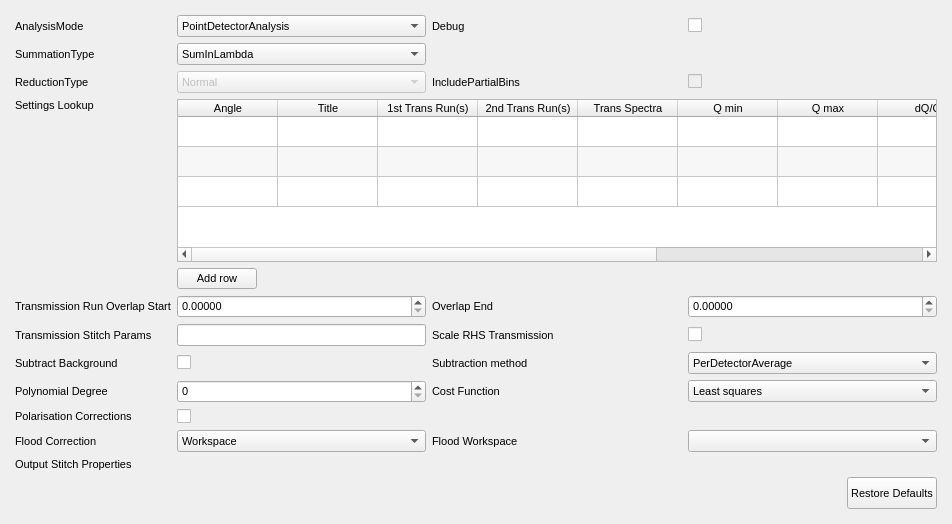
<?xml version="1.0" encoding="UTF-8"?>
<ui version="4.0">
 <class>ExperimentWidget</class>
 <widget class="QWidget" name="ExperimentWidget">
  <property name="geometry">
   <rect>
    <x>0</x>
    <y>0</y>
    <width>952</width>
    <height>524</height>
   </rect>
  </property>
  <property name="baseSize">
   <size>
    <width>0</width>
    <height>0</height>
   </size>
  </property>
  <property name="font">
   <font>
    <pointsize>8</pointsize>
    <weight>50</weight>
    <bold>false</bold>
   </font>
  </property>
  <property name="windowTitle">
   <string>Settings Tab</string>
  </property>
  <layout class="QHBoxLayout" name="horizontalLayout" stretch="0">
   <property name="leftMargin">
    <number>5</number>
   </property>
   <property name="topMargin">
    <number>5</number>
   </property>
   <property name="rightMargin">
    <number>5</number>
   </property>
   <property name="bottomMargin">
    <number>5</number>
   </property>
   <item>
    <layout class="QGridLayout" name="expSettingsGrid" rowstretch="0,0,0,0,0,0,0,0,0,0,0,0,0,0,0,0,0" columnstretch="0,0,0,0">
     <property name="leftMargin">
      <number>10</number>
     </property>
     <property name="topMargin">
      <number>10</number>
     </property>
     <property name="rightMargin">
      <number>10</number>
     </property>
     <property name="bottomMargin">
      <number>10</number>
     </property>
     <item row="2" column="1">
      <widget class="QComboBox" name="summationTypeComboBox">
       <property name="sizePolicy">
        <sizepolicy hsizetype="Minimum" vsizetype="Fixed">
         <horstretch>0</horstretch>
         <verstretch>0</verstretch>
        </sizepolicy>
       </property>
       <item>
        <property name="text">
         <string>SumInLambda</string>
        </property>
       </item>
       <item>
        <property name="text">
         <string>SumInQ</string>
        </property>
       </item>
      </widget>
     </item>
     <item row="9" column="3">
      <widget class="QCheckBox" name="transScaleRHSCheckBox">
       <property name="minimumSize">
        <size>
         <width>50</width>
         <height>0</height>
        </size>
       </property>
       <property name="text">
        <string/>
       </property>
      </widget>
     </item>
     <item row="9" column="0">
      <widget class="QLabel" name="transmissionStitchParamsLabel">
       <property name="minimumSize">
        <size>
         <width>117</width>
         <height>0</height>
        </size>
       </property>
       <property name="text">
        <string>Transmission Stitch Params</string>
       </property>
      </widget>
     </item>
     <item row="12" column="1">
      <widget class="QCheckBox" name="polCorrCheckBox">
       <property name="text">
        <string/>
       </property>
      </widget>
     </item>
     <item row="4" column="1" rowspan="3" colspan="3">
      <widget class="QTableWidget" name="optionsTable">
       <property name="sizePolicy">
        <sizepolicy hsizetype="MinimumExpanding" vsizetype="Expanding">
         <horstretch>0</horstretch>
         <verstretch>0</verstretch>
        </sizepolicy>
       </property>
       <property name="minimumSize">
        <size>
         <width>600</width>
         <height>0</height>
        </size>
       </property>
       <property name="toolTip">
        <string>Specify options based on the run angle and sample title. Leave the angle and title empty to specify defaults for all runs.</string>
       </property>
       <property name="whatsThis">
        <string>This table allows you to specify default values for runs that do not have values specified on the Runs tab. You can specify these on a per-angle and per-sample title basis, where the angle from the Runs table will be looked up in the this table and those options will be used where a match is found. You may also leave the angle blank in this table to specify the default options that should be used for all runs.</string>
       </property>
       <property name="alternatingRowColors">
        <bool>true</bool>
       </property>
       <property name="sortingEnabled">
        <bool>true</bool>
       </property>
       <property name="rowCount">
        <number>3</number>
       </property>
       <property name="columnCount">
        <number>11</number>
       </property>
       <attribute name="horizontalHeaderVisible">
        <bool>true</bool>
       </attribute>
       <attribute name="horizontalHeaderMinimumSectionSize">
        <number>40</number>
       </attribute>
       <attribute name="horizontalHeaderStretchLastSection">
        <bool>true</bool>
       </attribute>
       <attribute name="verticalHeaderVisible">
        <bool>false</bool>
       </attribute>
       <row>
        <property name="text">
         <string>New Row</string>
        </property>
       </row>
       <row>
        <property name="text">
         <string>New Row</string>
        </property>
       </row>
       <row>
        <property name="text">
         <string>New Row</string>
        </property>
       </row>
       <column>
        <property name="text">
         <string>Angle</string>
        </property>
        <property name="toolTip">
         <string/>
        </property>
       </column>
       <column>
        <property name="text">
         <string>Title</string>
        </property>
       </column>
       <column>
        <property name="text">
         <string>1st Trans Run(s)</string>
        </property>
       </column>
       <column>
        <property name="text">
         <string>2nd Trans Run(s)</string>
        </property>
       </column>
       <column>
        <property name="text">
         <string>Trans Spectra</string>
        </property>
       </column>
       <column>
        <property name="text">
         <string>Q min</string>
        </property>
       </column>
       <column>
        <property name="text">
         <string>Q max</string>
        </property>
       </column>
       <column>
        <property name="text">
         <string>dQ/Q</string>
        </property>
       </column>
       <column>
        <property name="text">
         <string>Scale</string>
        </property>
       </column>
       <column>
        <property name="text">
         <string>ROI</string>
        </property>
       </column>
       <column>
        <property name="text">
         <string>Background</string>
        </property>
       </column>
      </widget>
     </item>
     <item row="8" column="2">
      <widget class="QLabel" name="endOverlapLabel">
       <property name="minimumSize">
        <size>
         <width>117</width>
         <height>0</height>
        </size>
       </property>
       <property name="text">
        <string>Overlap End</string>
       </property>
      </widget>
     </item>
     <item row="1" column="3">
      <widget class="QCheckBox" name="debugCheckBox">
       <property name="minimumSize">
        <size>
         <width>50</width>
         <height>0</height>
        </size>
       </property>
       <property name="text">
        <string/>
       </property>
      </widget>
     </item>
     <item row="12" column="0">
      <widget class="QLabel" name="polCorrLabel">
       <property name="minimumSize">
        <size>
         <width>117</width>
         <height>0</height>
        </size>
       </property>
       <property name="text">
        <string>Polarisation Corrections</string>
       </property>
      </widget>
     </item>
     <item row="8" column="1">
      <widget class="QDoubleSpinBox" name="startOverlapEdit">
       <property name="decimals">
        <number>5</number>
       </property>
       <property name="maximum">
        <double>100000.000000000000000</double>
       </property>
      </widget>
     </item>
     <item row="3" column="0">
      <widget class="QLabel" name="reductionTypeLabel">
       <property name="minimumSize">
        <size>
         <width>117</width>
         <height>0</height>
        </size>
       </property>
       <property name="text">
        <string>ReductionType</string>
       </property>
      </widget>
     </item>
     <item row="13" column="0">
      <widget class="QLabel" name="floodCorLabel">
       <property name="minimumSize">
        <size>
         <width>117</width>
         <height>0</height>
        </size>
       </property>
       <property name="text">
        <string>Flood Correction</string>
       </property>
      </widget>
     </item>
     <item row="13" column="3">
      <widget class="MantidQt::MantidWidgets::WorkspaceSelector" name="floodWorkspaceWsSelector">
       <property name="sizePolicy">
        <sizepolicy hsizetype="MinimumExpanding" vsizetype="Fixed">
         <horstretch>0</horstretch>
         <verstretch>0</verstretch>
        </sizepolicy>
       </property>
       <property name="minimumSize">
        <size>
         <width>50</width>
         <height>0</height>
        </size>
       </property>
      </widget>
     </item>
     <item row="13" column="2">
      <widget class="QLabel" name="floodWorkspaceWsSelectorLabel">
       <property name="sizePolicy">
        <sizepolicy hsizetype="MinimumExpanding" vsizetype="Preferred">
         <horstretch>0</horstretch>
         <verstretch>0</verstretch>
        </sizepolicy>
       </property>
       <property name="minimumSize">
        <size>
         <width>117</width>
         <height>0</height>
        </size>
       </property>
       <property name="text">
        <string>Flood Workspace</string>
       </property>
      </widget>
     </item>
     <item row="7" column="1">
      <widget class="QPushButton" name="addPerAngleOptionsButton">
       <property name="sizePolicy">
        <sizepolicy hsizetype="Fixed" vsizetype="Fixed">
         <horstretch>0</horstretch>
         <verstretch>0</verstretch>
        </sizepolicy>
       </property>
       <property name="toolTip">
        <string>Add another row to the settings lookup table</string>
       </property>
       <property name="whatsThis">
        <string>Adds another row to the settings lookup table so that additional angles can be added</string>
       </property>
       <property name="text">
        <string>Add row</string>
       </property>
      </widget>
     </item>
     <item row="3" column="2">
      <widget class="QLabel" name="includePartialBinsLabel">
       <property name="minimumSize">
        <size>
         <width>117</width>
         <height>0</height>
        </size>
       </property>
       <property name="text">
        <string>IncludePartialBins</string>
       </property>
      </widget>
     </item>
     <item row="1" column="0">
      <widget class="QLabel" name="analysisModeLabel">
       <property name="minimumSize">
        <size>
         <width>117</width>
         <height>0</height>
        </size>
       </property>
       <property name="text">
        <string>AnalysisMode</string>
       </property>
      </widget>
     </item>
     <item row="1" column="1">
      <widget class="QComboBox" name="analysisModeComboBox">
       <property name="sizePolicy">
        <sizepolicy hsizetype="Minimum" vsizetype="Fixed">
         <horstretch>0</horstretch>
         <verstretch>0</verstretch>
        </sizepolicy>
       </property>
       <item>
        <property name="text">
         <string>PointDetectorAnalysis</string>
        </property>
       </item>
       <item>
        <property name="text">
         <string>MultiDetectorAnalysis</string>
        </property>
       </item>
      </widget>
     </item>
     <item row="1" column="2">
      <widget class="QLabel" name="debugLabel">
       <property name="minimumSize">
        <size>
         <width>117</width>
         <height>0</height>
        </size>
       </property>
       <property name="text">
        <string>Debug</string>
       </property>
      </widget>
     </item>
     <item row="4" column="0">
      <widget class="QLabel" name="perAngleTableLabel">
       <property name="minimumSize">
        <size>
         <width>117</width>
         <height>0</height>
        </size>
       </property>
       <property name="text">
        <string>Settings Lookup</string>
       </property>
       <property name="alignment">
        <set>Qt::AlignLeading|Qt::AlignLeft|Qt::AlignTop</set>
       </property>
      </widget>
     </item>
     <item row="3" column="1">
      <widget class="QComboBox" name="reductionTypeComboBox">
       <property name="enabled">
        <bool>false</bool>
       </property>
       <property name="sizePolicy">
        <sizepolicy hsizetype="Minimum" vsizetype="Fixed">
         <horstretch>0</horstretch>
         <verstretch>0</verstretch>
        </sizepolicy>
       </property>
       <item>
        <property name="text">
         <string>Normal</string>
        </property>
       </item>
       <item>
        <property name="text">
         <string>DivergentBeam</string>
        </property>
       </item>
       <item>
        <property name="text">
         <string>NonFlatSample</string>
        </property>
       </item>
      </widget>
     </item>
     <item row="16" column="3">
      <widget class="QPushButton" name="getExpDefaultsButton">
       <property name="sizePolicy">
        <sizepolicy hsizetype="Fixed" vsizetype="Fixed">
         <horstretch>0</horstretch>
         <verstretch>0</verstretch>
        </sizepolicy>
       </property>
       <property name="minimumSize">
        <size>
         <width>71</width>
         <height>32</height>
        </size>
       </property>
       <property name="layoutDirection">
        <enum>Qt::RightToLeft</enum>
       </property>
       <property name="text">
        <string>Restore Defaults</string>
       </property>
       <property name="fixedWidth" stdset="0">
        <number>70</number>
       </property>
       <property name="fixedHeight" stdset="0">
        <number>100</number>
       </property>
       <layout class="QHBoxLayout" name="getExpDefaultsButtonLayout"/>
      </widget>
     </item>
     <item row="8" column="0">
      <widget class="QLabel" name="startOverlapLabel">
       <property name="minimumSize">
        <size>
         <width>117</width>
         <height>0</height>
        </size>
       </property>
       <property name="text">
        <string>Transmission Run Overlap Start</string>
       </property>
      </widget>
     </item>
     <item row="3" column="3">
      <widget class="QCheckBox" name="includePartialBinsCheckBox">
       <property name="enabled">
        <bool>false</bool>
       </property>
       <property name="minimumSize">
        <size>
         <width>50</width>
         <height>0</height>
        </size>
       </property>
       <property name="text">
        <string/>
       </property>
      </widget>
     </item>
     <item row="2" column="0">
      <widget class="QLabel" name="summationTypeLabel">
       <property name="minimumSize">
        <size>
         <width>117</width>
         <height>0</height>
        </size>
       </property>
       <property name="text">
        <string>SummationType</string>
       </property>
      </widget>
     </item>
     <item row="9" column="2">
      <widget class="QLabel" name="transmissionScaleRHSLabel">
       <property name="minimumSize">
        <size>
         <width>117</width>
         <height>0</height>
        </size>
       </property>
       <property name="text">
        <string>Scale RHS Transmission</string>
       </property>
      </widget>
     </item>
     <item row="9" column="1">
      <widget class="QLineEdit" name="transStitchParamsEdit">
       <property name="sizePolicy">
        <sizepolicy hsizetype="Minimum" vsizetype="Fixed">
         <horstretch>0</horstretch>
         <verstretch>0</verstretch>
        </sizepolicy>
       </property>
      </widget>
     </item>
     <item row="13" column="1">
      <widget class="QComboBox" name="floodCorComboBox">
       <property name="sizePolicy">
        <sizepolicy hsizetype="MinimumExpanding" vsizetype="Fixed">
         <horstretch>0</horstretch>
         <verstretch>0</verstretch>
        </sizepolicy>
       </property>
       <item>
        <property name="text">
         <string>Workspace</string>
        </property>
       </item>
       <item>
        <property name="text">
         <string>ParameterFile</string>
        </property>
       </item>
      </widget>
     </item>
     <item row="8" column="3">
      <widget class="QDoubleSpinBox" name="endOverlapEdit">
       <property name="minimumSize">
        <size>
         <width>50</width>
         <height>0</height>
        </size>
       </property>
       <property name="decimals">
        <number>5</number>
       </property>
      </widget>
     </item>
     <item row="15" column="0">
      <widget class="QLabel" name="stitchLabel">
       <property name="minimumSize">
        <size>
         <width>117</width>
         <height>0</height>
        </size>
       </property>
       <property name="text">
        <string>Output Stitch Properties</string>
       </property>
      </widget>
     </item>
     <item row="10" column="1">
      <widget class="QCheckBox" name="subtractBackgroundCheckBox">
       <property name="text">
        <string/>
       </property>
      </widget>
     </item>
     <item row="10" column="0">
      <widget class="QLabel" name="subtractBackgroundLabel">
       <property name="text">
        <string>Subtract Background</string>
       </property>
      </widget>
     </item>
     <item row="10" column="3">
      <widget class="QComboBox" name="backgroundMethodComboBox">
       <item>
        <property name="text">
         <string>PerDetectorAverage</string>
        </property>
       </item>
       <item>
        <property name="text">
         <string>Polynomial</string>
        </property>
       </item>
       <item>
        <property name="text">
         <string>AveragePixelFit</string>
        </property>
       </item>
      </widget>
     </item>
     <item row="10" column="2">
      <widget class="QLabel" name="backgroundMethodLabel">
       <property name="text">
        <string>Subtraction method</string>
       </property>
      </widget>
     </item>
     <item row="11" column="1">
      <widget class="QSpinBox" name="polynomialDegreeSpinBox"/>
     </item>
     <item row="11" column="0">
      <widget class="QLabel" name="polynomialDegreeLabel">
       <property name="text">
        <string>Polynomial Degree</string>
       </property>
      </widget>
     </item>
     <item row="11" column="2">
      <widget class="QLabel" name="costFunctionLabel">
       <property name="text">
        <string>Cost Function</string>
       </property>
      </widget>
     </item>
     <item row="11" column="3">
      <widget class="QComboBox" name="costFunctionComboBox">
       <item>
        <property name="text">
         <string>Least squares</string>
        </property>
       </item>
       <item>
        <property name="text">
         <string>Unweighted least squares</string>
        </property>
       </item>
      </widget>
     </item>
    </layout>
   </item>
  </layout>
 </widget>
 <customwidgets>
  <customwidget>
   <class>MantidQt::MantidWidgets::WorkspaceSelector</class>
   <extends>QComboBox</extends>
   <header>MantidQtWidgets/Common/WorkspaceSelector.h</header>
  </customwidget>
 </customwidgets>
 <resources/>
 <connections/>
</ui>
